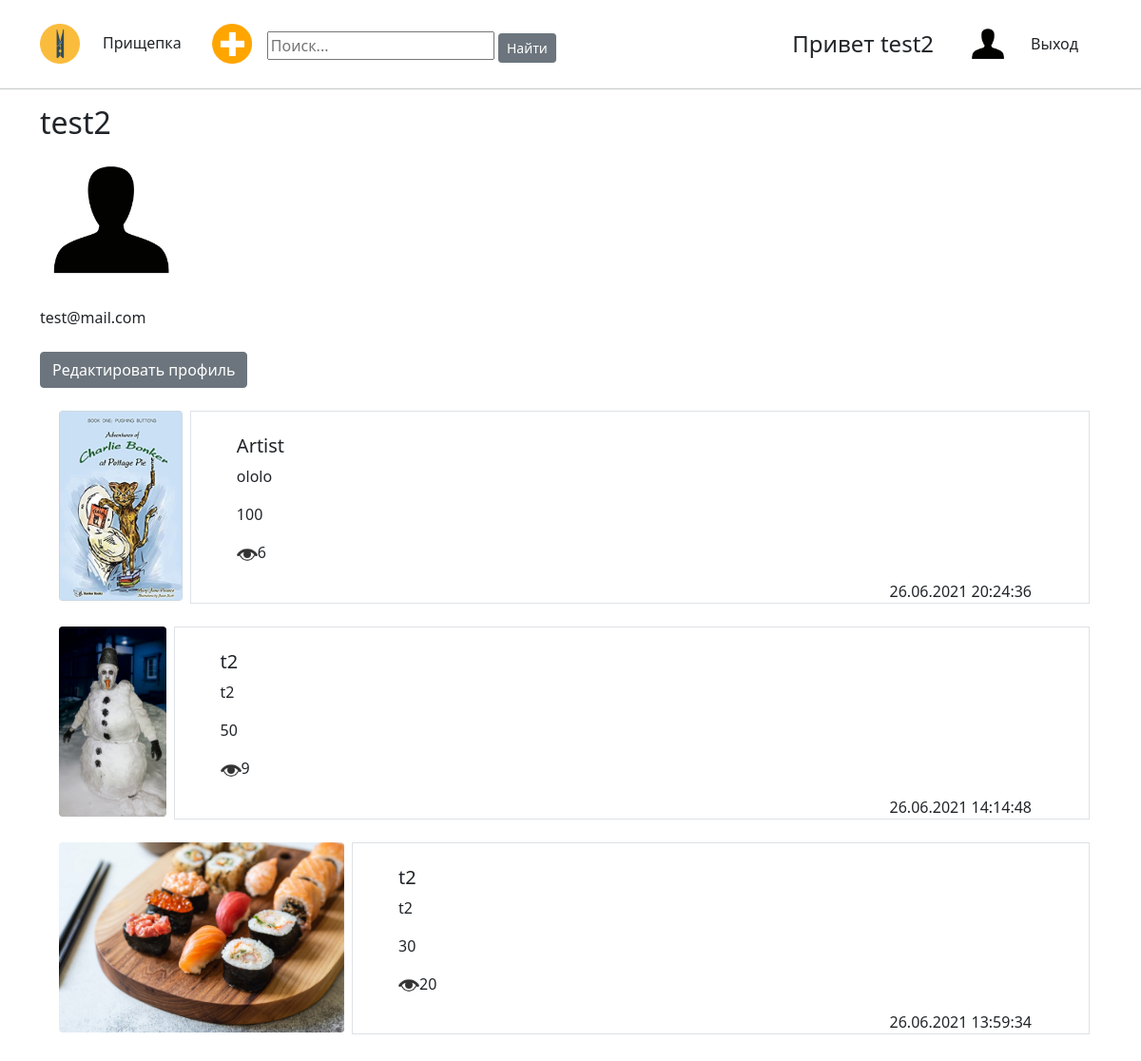
/user/account/65/ (signed in), run on the app's committed database.
### Services/models.py (models this page shows, shortened)
class Service(models.Model):
    picture = models.ImageField(upload_to='service', null=True, blank=True)
    title = models.CharField(max_length=200)
    descriptions = models.TextField()
    price = models.PositiveIntegerField()
    date_created = models.DateTimeField(auto_now_add=True)
    user = models.ForeignKey(User, on_delete=models.CASCADE, null=True)
    count = models.PositiveIntegerField(default=0)

### users/views.py (the view)
# urls.py: path('account/<int:pk>/', UserAccountView.as_view(), name='account'),
class UserAccountView(DetailView):
    model = User
    template_name = 'users/account_detail.html'
    def get_context_data(self, **kwargs):
        context = super().get_context_data(**kwargs)
        context['owner'] = self.request.user.pk == self.kwargs['pk']
        owner = User.objects.get(pk=self.kwargs['pk'])
        context['owner_services'] = owner.service_set.order_by('-date_created')
        return context

### templates/users/account_detail.html (shortened to what this page needs)
{% extends 'base.html' %}
{% load static %}
{% block content %}
<div class="container">
<h2>{{ user.username }}</h2>
    {% if user.userinfo.image %}
    <img src="{{ user.userinfo.image.url }}" height="150"><br>
    {% else %}
    <img src="{% static 'image/user1.png' %}" height="150"><br>
    {% endif %}
    <p>{{ user.email }}</p>
    {% if owner %}
    <p><a type="button" class="btn btn-secondary mt-2" href="{% url 'account_update' %}">Редактировать профиль</a></p>
    {% endif %}
</div>
    {% if owner %}
<div class="container">
    {% for service in owner_services %}
    <div class="container mt-4">
    <div class="d-flex position-relative mt-3">
      {% if service.picture %}
      <img src="{{ service.picture.url }}" height="200" class="rounded mx-2">
      {% endif %}
      <div class="container border px-5">
        <br>
        <h5 class="mt-0">{{ service.title }}</h5>
        <p>{{ service.descriptions }}</p>
        <p>{{ service.price }}</p>
        <p><img src="{% static 'image/eye.png' %}" height="22">{{ service.count }}</p>
        <span class="container d-flex justify-content-end">
            {{ service.date_created|date:'d.m.Y H:i:s'}}
        </span>
      </div>
    </div>
    </div>
    {% endfor %}
</div>
    {% endif %}
{% endblock %}

### templates/header.html (shortened to what this page needs)
{% load static %}
<div class="container mt-3">
  <div class="d-flex flex-wrap align-items-center justify-content-center justify-content-lg-start">
    <a href="{% url 'home' %}"><img src="{% static 'image/ico.png' %}" height="42"></a>
    <div class="nav col-8 col-lg-auto me-lg-auto mb-2 justify-content-center mb-md-0">
    {% if not request.user.is_authenticated %}
      <a href="{% url 'home' %}" class="nav-link px-2 link-dark">Прищепка</a>
      <a href="{% url 'add_user' %}" class="nav-link px-2 link-dark">Регистрация</a>
      <a href="{% url 'login' %}" class="nav-link px-2 link-dark">Вход</a>
    {% else %}
      <a href="{% url 'home' %}" class="nav-link px-4 mt-2 link-dark">Прищепка</a>
      <a href="{% url 'add_service' %}" class="nav-link px-2 ml-7 link-dark"><img src="{% static 'image/plus.png' %}" height="42"></a></a>
      <form action="{% url 'search' %}" method="GET" class="mt-3 mx-2">
        <input name="user_search" placeholder="Поиск...">
        <button type="submit" class="btn btn-secondary btn-sm">Найти</button>
      </form>
    {% endif %}
    </div>
    {% if request.user.is_authenticated %}
    <div class="container mt-2 col-12 col-lg-auto mb-3 mb-lg-0 me-lg-3">
      <h4><a class="nav-link px-2 link-dark" href="{% url 'account' request.user.id %}">Привет {{ request.user.username }}</a></h4>
    {% endif %}
    </div>
      {% if not request.user.is_authenticated %}
          <img src="" height="42">
      {% elif not request.user.userinfo.image %}
         <a href="{% url 'account' request.user.id %}" class="d-block link-dark">
           <img src="{% static 'image/user1.png' %}" height="42">
         <a href="{% url 'logout' %}" class="nav-link px-4 link-dark">Выход</a>
      {% else %}
         <a href="{% url 'account' request.user.id %}" class="d-block link-dark">
           <img src="{{ request.user.userinfo.image.url }}" height="42">
         <a href="{% url 'logout' %}" class="nav-link px-4 link-dark">Выход</a>
      {% endif %}
      </a>
  </div>
</div>
<hr>

### data on the page
Service: picture (picture), title "Artist", descriptions "ololo", price "100", count "6", date_created "26.06.2021 20:24:36"
Service: picture (picture), title "t2", descriptions "t2", price "50", count "9", date_created "26.06.2021 14:14:48"
Service: picture (picture), title "t2", descriptions "t2", price "30", count "20", date_created "26.06.2021 13:59:34"

### other printed values
{{ request.user.username }} "test2"
{{ user.username }} "test2"
{{ user.email }} "test@mail.com"
